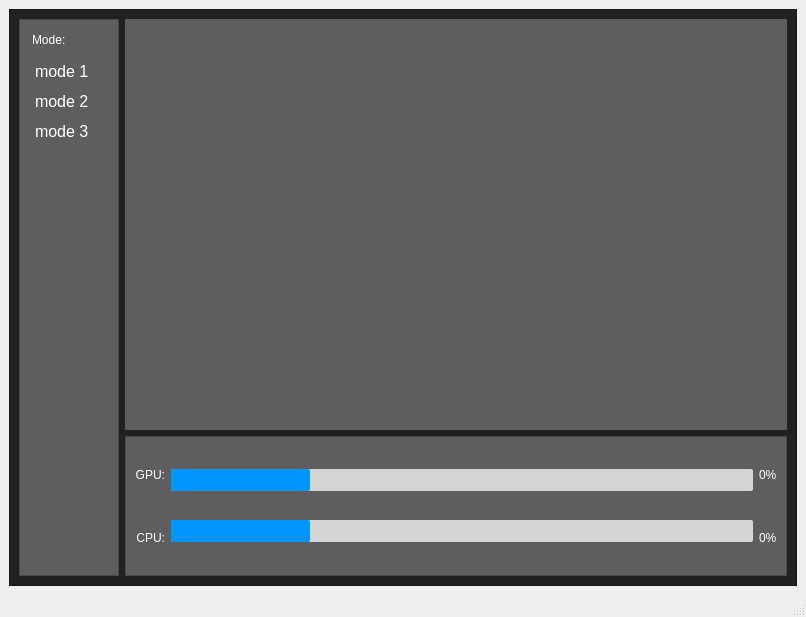
<?xml version="1.0" encoding="UTF-8"?>
<ui version="4.0">
 <class>MainWindow</class>
 <widget class="QMainWindow" name="MainWindow">
  <property name="geometry">
   <rect>
    <x>0</x>
    <y>0</y>
    <width>806</width>
    <height>617</height>
   </rect>
  </property>
  <property name="windowTitle">
   <string>GraphRender</string>
  </property>
  <widget class="QWidget" name="centralwidget">
   <layout class="QGridLayout" name="gridLayout">
    <item row="0" column="0">
     <widget class="QFrame" name="frame">
      <property name="styleSheet">
       <string notr="true">background-color: rgb(33, 33, 33)</string>
      </property>
      <property name="frameShape">
       <enum>QFrame::StyledPanel</enum>
      </property>
      <property name="frameShadow">
       <enum>QFrame::Raised</enum>
      </property>
      <layout class="QGridLayout" name="gridLayout_2">
       <item row="0" column="1">
        <widget class="MyRender" name="Render">
         <property name="minimumSize">
          <size>
           <width>640</width>
           <height>360</height>
          </size>
         </property>
         <property name="mouseTracking">
          <bool>true</bool>
         </property>
         <property name="styleSheet">
          <string notr="true">color: rgb(255, 255, 255);
background-color: rgb(94, 94, 94)</string>
         </property>
         <property name="frameShape">
          <enum>QFrame::NoFrame</enum>
         </property>
         <property name="text">
          <string/>
         </property>
         <property name="alignment">
          <set>Qt::AlignCenter</set>
         </property>
        </widget>
       </item>
       <item row="1" column="1">
        <widget class="QFrame" name="MonitorArea">
         <property name="minimumSize">
          <size>
           <width>640</width>
           <height>140</height>
          </size>
         </property>
         <property name="maximumSize">
          <size>
           <width>16777215</width>
           <height>140</height>
          </size>
         </property>
         <property name="styleSheet">
          <string notr="true">background-color:rgb(94, 94, 94)</string>
         </property>
         <property name="frameShape">
          <enum>QFrame::StyledPanel</enum>
         </property>
         <property name="frameShadow">
          <enum>QFrame::Raised</enum>
         </property>
         <layout class="QGridLayout" name="gridLayout_3">
          <item row="0" column="0">
           <layout class="QHBoxLayout" name="horizontalLayout">
            <item>
             <layout class="QVBoxLayout" name="verticalLayout_3">
              <item>
               <widget class="QLabel" name="label">
                <property name="styleSheet">
                 <string notr="true">color:rgb(255, 255, 255)</string>
                </property>
                <property name="text">
                 <string>GPU:</string>
                </property>
                <property name="alignment">
                 <set>Qt::AlignRight|Qt::AlignTrailing|Qt::AlignVCenter</set>
                </property>
               </widget>
              </item>
              <item>
               <widget class="QLabel" name="label_2">
                <property name="styleSheet">
                 <string notr="true">color:rgb(255, 255, 255)</string>
                </property>
                <property name="text">
                 <string>CPU:</string>
                </property>
                <property name="alignment">
                 <set>Qt::AlignRight|Qt::AlignTrailing|Qt::AlignVCenter</set>
                </property>
               </widget>
              </item>
             </layout>
            </item>
            <item>
             <layout class="QVBoxLayout" name="verticalLayout">
              <item>
               <widget class="MyResourceTracker" name="GPUTrack">
                <property name="styleSheet">
                 <string notr="true">QProgressBar {
  border: 2px ;
  border-radius: 2px;
  background-color: rgb(214, 214, 214);
  text-align: center;
color: transparent;
}

QProgressBar::chunk {
  background-color: rgb(0, 150, 255);
  border-radius: 2px;
}
</string>
                </property>
                <property name="value">
                 <number>24</number>
                </property>
               </widget>
              </item>
              <item>
               <widget class="MyResourceTracker" name="CPUTrack">
                <property name="styleSheet">
                 <string notr="true">QProgressBar {
  border: 2px ;
  border-radius: 2px;
  background-color: rgb(214, 214, 214);
  text-align: center;
color: transparent;
}

QProgressBar::chunk {
  background-color: rgb(0, 150, 255);
  border-radius: 2px;
}
</string>
                </property>
                <property name="value">
                 <number>24</number>
                </property>
               </widget>
              </item>
             </layout>
            </item>
            <item>
             <layout class="QVBoxLayout" name="verticalLayout_2">
              <item>
               <widget class="QLabel" name="GPURate">
                <property name="styleSheet">
                 <string notr="true">color:rgb(255,255,255)</string>
                </property>
                <property name="text">
                 <string>0%</string>
                </property>
               </widget>
              </item>
              <item>
               <widget class="QLabel" name="CPURate">
                <property name="styleSheet">
                 <string notr="true">color:rgb(255,255,255)</string>
                </property>
                <property name="text">
                 <string>0%</string>
                </property>
               </widget>
              </item>
             </layout>
            </item>
           </layout>
          </item>
         </layout>
        </widget>
       </item>
       <item row="0" column="0" rowspan="2">
        <widget class="QFrame" name="ControlArea">
         <property name="minimumSize">
          <size>
           <width>100</width>
           <height>500</height>
          </size>
         </property>
         <property name="maximumSize">
          <size>
           <width>100</width>
           <height>16777215</height>
          </size>
         </property>
         <property name="styleSheet">
          <string notr="true">background-color:rgb(94, 94, 94)</string>
         </property>
         <property name="frameShape">
          <enum>QFrame::StyledPanel</enum>
         </property>
         <property name="frameShadow">
          <enum>QFrame::Raised</enum>
         </property>
         <widget class="QLabel" name="AlgotithmOption">
          <property name="geometry">
           <rect>
            <x>13</x>
            <y>13</y>
            <width>62</width>
            <height>16</height>
           </rect>
          </property>
          <property name="styleSheet">
           <string notr="true">color: rgb(255, 255, 255)</string>
          </property>
          <property name="text">
           <string>Mode:</string>
          </property>
         </widget>
         <widget class="QListWidget" name="listWidget">
          <property name="geometry">
           <rect>
            <x>13</x>
            <y>37</y>
            <width>74</width>
            <height>91</height>
           </rect>
          </property>
          <property name="styleSheet">
           <string notr="true">QListWidget {
    background-color: rgb(94, 94, 94);
    font-family: Arial;
    font-size: 12pt;
}

QListWidget::item {
    height: 30px;
    background-color: transparent;
    border: 1px;
    color: white;
}

QListWidget::item:selected {
    background-color: rgb(33, 33, 33);
}

QListWidget::item:hover {
    background-color: rgb(66, 66, 66);
}

QListWidget::item:selected:active {
    background-color: rgb(33, 33, 33);
    color: white;
}


</string>
          </property>
          <property name="frameShape">
           <enum>QFrame::NoFrame</enum>
          </property>
          <property name="frameShadow">
           <enum>QFrame::Plain</enum>
          </property>
          <property name="lineWidth">
           <number>0</number>
          </property>
          <property name="itemAlignment">
           <set>Qt::AlignCenter</set>
          </property>
          <item>
           <property name="text">
            <string>mode 1</string>
           </property>
          </item>
          <item>
           <property name="text">
            <string>mode 2</string>
           </property>
          </item>
          <item>
           <property name="text">
            <string>mode 3</string>
           </property>
          </item>
         </widget>
        </widget>
       </item>
      </layout>
     </widget>
    </item>
   </layout>
  </widget>
  <widget class="QMenuBar" name="menubar">
   <property name="geometry">
    <rect>
     <x>0</x>
     <y>0</y>
     <width>806</width>
     <height>22</height>
    </rect>
   </property>
  </widget>
  <widget class="QStatusBar" name="statusbar"/>
 </widget>
 <customwidgets>
  <customwidget>
   <class>MyRender</class>
   <extends>QLabel</extends>
   <header location="global">myrender.h</header>
  </customwidget>
  <customwidget>
   <class>MyResourceTracker</class>
   <extends>QProgressBar</extends>
   <header location="global">myresourcetracker.h</header>
  </customwidget>
 </customwidgets>
 <resources/>
 <connections/>
</ui>
